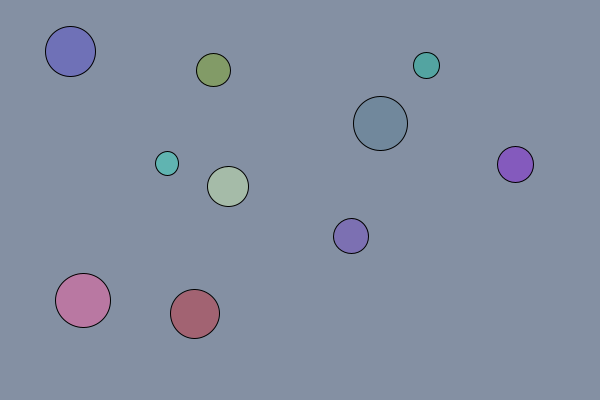
Frame 1 (no input)
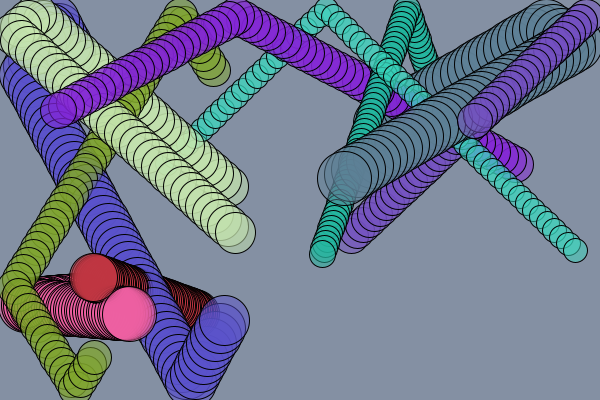
Frame 60 (the mouse pressed at the canvas centre just before this capture)
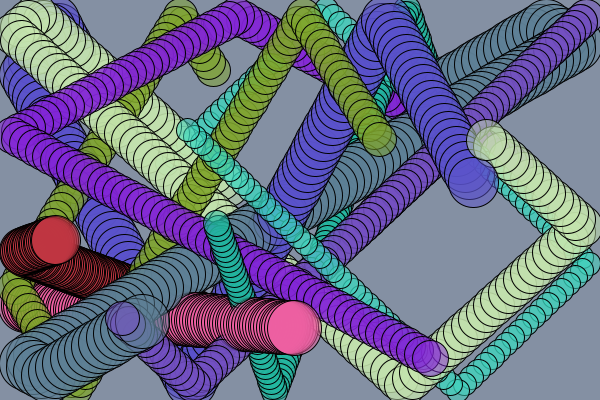
Frame 120 (the mouse held since frame 60 and released just before this capture)

The Processing sketch that drew these frames (run headless with seeded random() and noise(); from frame 60 on, the mouse is pressed at the canvas centre):

// Processing sketch: disk11
// ── disk11.pde
Disk [] Ghosts;

void setup() {
   size(600, 400);
   background(132, 144, 163);
   buildGhosts();
}

void draw() {
   for (int i=0; i<Ghosts.length; i++) {
      Ghosts[i].move();
      Ghosts[i].render();
   }
}

void buildGhosts() {
   Ghosts = new Disk[10];
   int border = 50;
   for (int i=0; i<Ghosts.length; i++) {
      float xPos = random(border, width-border);
      float yPos = random(border, height-border);
      float xDir = random(-8, 8);
      float yDir = random(-8, 8);
      float radius = random(10, 30);
      color clr = color(random(20, 255),
                        random(20, 255),
                        random(20, 255), 128);
      Ghosts[i] = new Disk(xPos, yPos, xDir, yDir, radius, clr);
   }
}

class Disk {
   float xPos;   // 1. Current location (X and Y)
   float yPos;  
   float xDir;   // 2. Current motion (X and Y)
   float yDir;
   float radius; // 3. Radius
   color clr;    // 4. Color

   Disk (float axPos, float ayPos, float axDir,  float ayDir,
   float aradius, color aclr) {
      xPos   = axPos;
      yPos   = ayPos;
      xDir   = axDir;
      yDir   = ayDir;
      radius = aradius;
      clr    = aclr;
   }
   
   void render() {
      fill(clr);
      ellipse(xPos, yPos, radius*2, radius*2);
   }
   
   void move() {
      xPos += xDir;
      if ((xPos-radius < 0) || (xPos+radius >= width)) {
         xDir = -xDir;
      }
      yPos += yDir;
      if ((yPos-radius < 0) || (yPos+radius >= height)) {
         yDir = -yDir;
      }
   }
}
